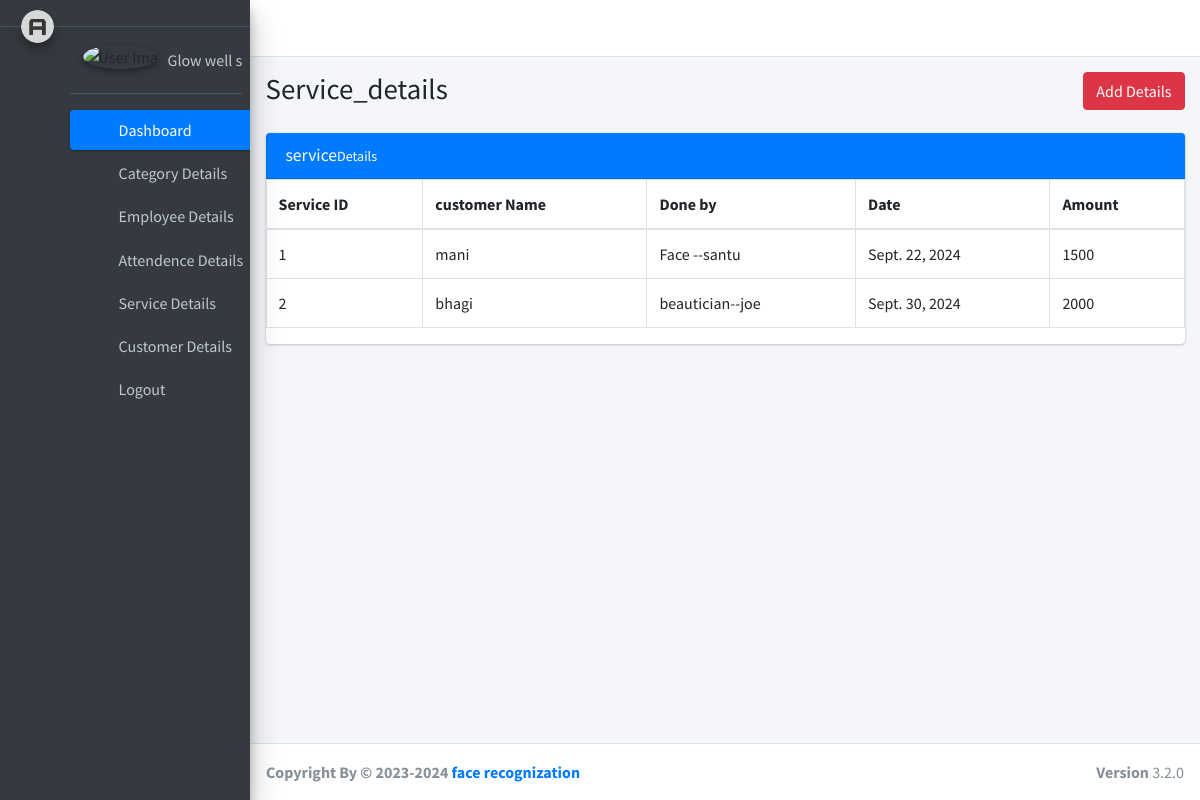
Screenshot of /face/serv_view/ with the database file from the repository.
### web_app/models.py (models this page shows, shortened)
class service_done(models.Model):
    cust_id=models.ForeignKey(customer_details, on_delete=models.CASCADE,null=True)
    done_by=models.ForeignKey(employee_details, on_delete=models.CASCADE,null=True)
    date=models.DateField(max_length=200)
    amount=models.CharField(max_length=200)

class customer_details(models.Model):
    cust_name=models.CharField(max_length=200)
    cust_contact=models.CharField(max_length=200)
    cust_address=models.CharField(max_length=200)
    def __str__(self):
        return self.cust_name

class employee_details(models.Model):
    emp_name=models.CharField(max_length=200)
    emp_address=models.CharField(max_length=200)
    emp_contact=models.CharField(max_length=200)
    emp_image=models.FileField(null=True)
    categoryid=models.ForeignKey(category, on_delete=models.CASCADE,null=True)
    emp_dob=models.CharField(max_length=200)
    emp_gender=models.CharField(max_length=200)
    face_encoding = models.BinaryField()  # Store face encoding data
    def __str__(self):
         return self.categoryid.cat_name+"--"+self.emp_name

class category(models.Model):
    cat_name=models.CharField(max_length=200,null=True)
    cat_discription=models.CharField(max_length=200)
    cat_salary=models.CharField(max_length=200)

### web_app/views.py (the view)
# urls.py: path('serv_view/',serv_view),
def serv_view(request):
    cview=service_done.objects.all()
    return render(request,"face/service_view.html",{"cview":cview})

### Templates/face/service_view.html (shortened to what this page needs)
{% include 'face/header.html'%}
{%include 'face/slidebar.html'%}
  <div class="content-wrapper">
    <section class="content-header">
      <div class="container-fluid">
        <div class="row mb-2">
          <div class="col-sm-6">
            <h1>Service_details</h1>
          </div>
          <div class="col-sm-6">
            <ol class="breadcrumb float-sm-right">
              <li class="breadcrumb-item"><a href="/face/service/" class="btn btn-danger">Add Details</a></li>
            </ol>
          </div>
        </div>
      </div>
    </section>
    <section class="content">
      <div class="container-fluid">
        <div class="row">
          <div class="col-md-12">
            <div class="card card-primary">
              <div class="card-header">
                <h3 class="card-title">service<small>Details</small></h3>
              </div>
              <table id="example2" class="table table-bordered table-hover">
                <thead>
                <tr>
                  <th>Service ID</th>
                  <th>customer Name</th>
                  <th>Done by</th>
                  <th>Date</th>
                  <th>Amount</th>
                     </tr>
                </thead>
                <tbody>
                    {%for done in cview%}
                <tr>
                  <td>{{done.id}}</td>
                  <td>{{done.cust_id}}</td>
                  <td>{{done.done_by}}</td>
                  <td>{{done.date}}</td>
                  <td>{{done.amount}}</td>
                   </tr>
                {% endfor %}
                </tbody>
              </table>          </div>
            </div>
        </div>
      </div>
    </section>
  </div>
  {% include 'face/footer.html'%}

### rows the page displays
service_done: id "1", cust_id "mani", done_by "Face --santu", date "Sept. 22, 2024", amount "1500"
service_done: id "2", cust_id "bhagi", done_by "beautician--joe", date "Sept. 30, 2024", amount "2000"
